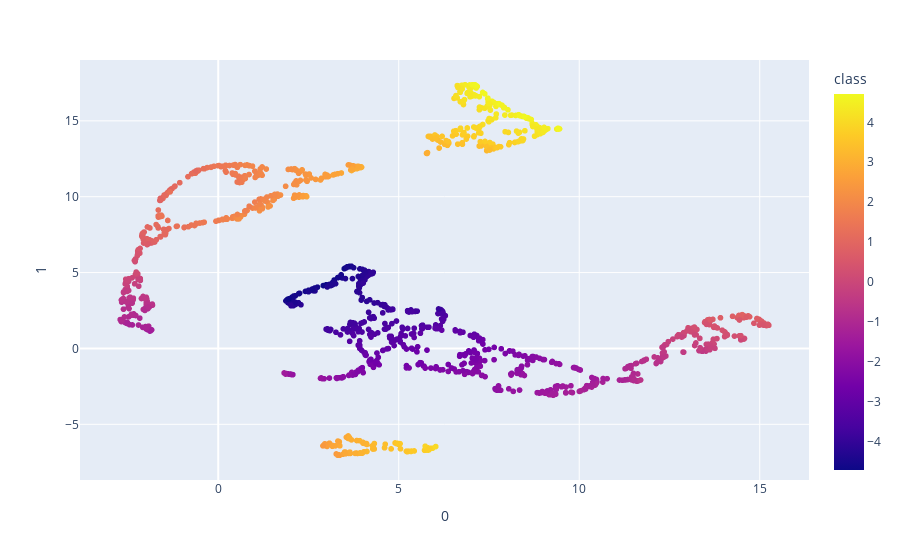
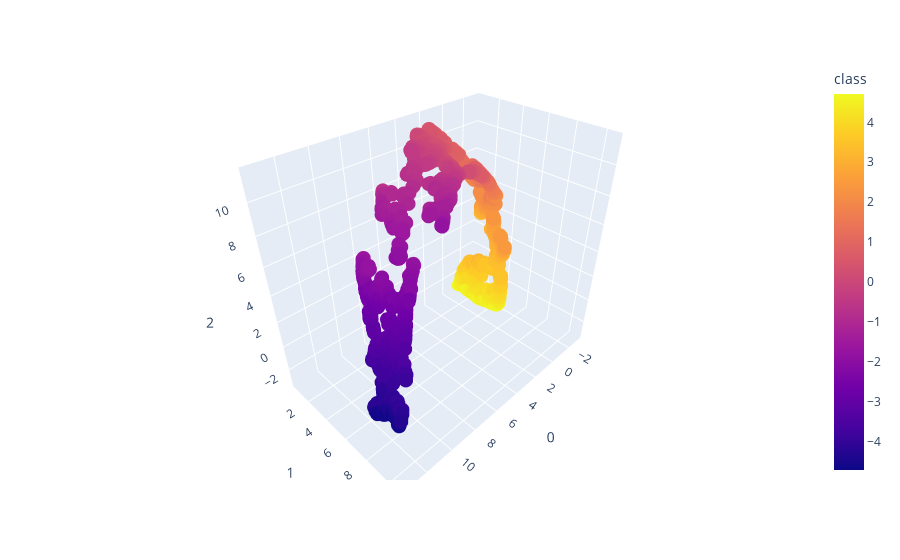

Here is the notebook cell these charts were saved with, in order:
### Code cell
from umap import UMAP
import plotly.express as px

features = S_points

umap_2d = UMAP(n_components=2, init='random', random_state=0)
umap_3d = UMAP(n_components=3, init='random', random_state=0)

proj_2d = umap_2d.fit_transform(features)
proj_3d = umap_3d.fit_transform(features)

fig_2d = px.scatter(
    proj_2d, x=0, y=1,
    color=S_color, labels={'color': 'class'}
)
fig_3d = px.scatter_3d(
    proj_3d, x=0, y=1, z=2,
    color=S_color, labels={'color': 'class'}
)
fig_3d.update_traces(marker_size=5)

fig_2d.show()
fig_3d.show()

### Figure 1 — Plotly figure (JSON) as saved in the notebook; plotly's stock layout.template omitted (floating-point values rounded to 4 significant figures; data arrays with more than 128 entries replaced by an {"elided": "..."} marker saying what was removed)
{"data": [{"hovertemplate": "0=%{x}<br>1=%{y}<br>class=%{marker.color}<extra></extra>", "legendgroup": "", "marker": {"color": {"elided": "1500 float values"}, "coloraxis": "coloraxis", "symbol": "circle"}, "mode": "markers", "name": "", "showlegend": false, "type": "scattergl", "x": {"elided": "1500 float values"}, "xaxis": "x", "y": {"elided": "1500 float values"}, "yaxis": "y"}], "layout": {"coloraxis": {"colorbar": {"title": {"text": "class"}}, "colorscale": [[0, "#0d0887"], [0.1111, "#46039f"], [0.2222, "#7201a8"], [0.3333, "#9c179e"], [0.4444, "#bd3786"], [0.5556, "#d8576b"], [0.6667, "#ed7953"], [0.7778, "#fb9f3a"], [0.8889, "#fdca26"], [1, "#f0f921"]]}, "legend": {"tracegroupgap": 0}, "margin": {"t": 60}, "xaxis": {"anchor": "y", "domain": [0, 1], "title": {"text": "0"}}, "yaxis": {"anchor": "x", "domain": [0, 1], "title": {"text": "1"}}}}

### Figure 2 — Plotly figure (JSON) as saved in the notebook; plotly's stock layout.template omitted (floating-point values rounded to 4 significant figures; data arrays with more than 128 entries replaced by an {"elided": "..."} marker saying what was removed)
{"data": [{"hovertemplate": "0=%{x}<br>1=%{y}<br>2=%{z}<br>class=%{marker.color}<extra></extra>", "legendgroup": "", "marker": {"color": {"elided": "1500 float values"}, "coloraxis": "coloraxis", "size": 5, "symbol": "circle"}, "mode": "markers", "name": "", "scene": "scene", "showlegend": false, "type": "scatter3d", "x": {"elided": "1500 float values"}, "y": {"elided": "1500 float values"}, "z": {"elided": "1500 float values"}}], "layout": {"coloraxis": {"colorbar": {"title": {"text": "class"}}, "colorscale": [[0, "#0d0887"], [0.1111, "#46039f"], [0.2222, "#7201a8"], [0.3333, "#9c179e"], [0.4444, "#bd3786"], [0.5556, "#d8576b"], [0.6667, "#ed7953"], [0.7778, "#fb9f3a"], [0.8889, "#fdca26"], [1, "#f0f921"]]}, "legend": {"tracegroupgap": 0}, "margin": {"t": 60}, "scene": {"domain": {"x": [0, 1], "y": [0, 1]}, "xaxis": {"title": {"text": "0"}}, "yaxis": {"title": {"text": "1"}}, "zaxis": {"title": {"text": "2"}}}}}
